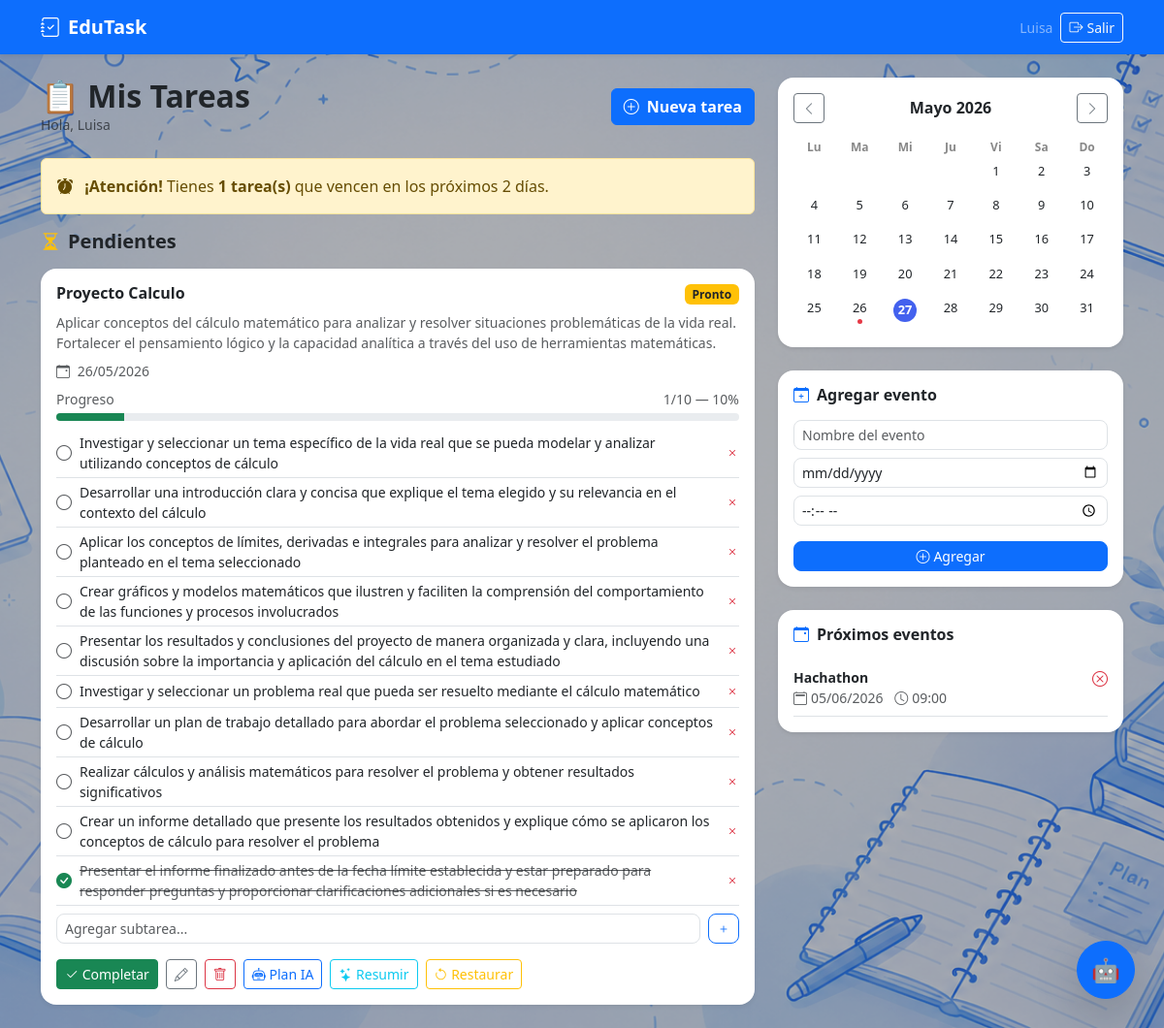
/dashboard (signed in), run on the app's committed database.
### database.py (models this page shows)
class Usuario(UserMixin, db.Model):
    __tablename__ = 'usuarios'
    id = db.Column(db.Integer, primary_key=True)
    nombre = db.Column(db.String(100), nullable=False)
    email = db.Column(db.String(150), unique=True, nullable=False)
    password = db.Column(db.String(200), nullable=False)
    tareas = db.relationship('Tarea', backref='usuario', lazy=True, cascade='all, delete-orphan')
    eventos = db.relationship('Evento', backref='usuario', lazy=True, cascade='all, delete-orphan')

class Tarea(db.Model):
    __tablename__ = 'tareas'
    id = db.Column(db.Integer, primary_key=True)
    titulo = db.Column(db.String(200), nullable=False)
    descripcion = db.Column(db.Text, nullable=True)
    fecha_limite = db.Column(db.Date, nullable=False)
    completada = db.Column(db.Boolean, default=False)
    fecha_creacion = db.Column(db.DateTime, default=datetime.utcnow)
    descripcion_original = db.Column(db.Text, nullable=True)
    usuario_id = db.Column(db.Integer, db.ForeignKey('usuarios.id'), nullable=False)
    subtareas = db.relationship('Subtarea', backref='tarea', lazy=True, cascade='all, delete-orphan')

class Subtarea(db.Model):
    __tablename__ = 'subtareas'
    id = db.Column(db.Integer, primary_key=True)
    titulo = db.Column(db.String(200), nullable=False)
    completada = db.Column(db.Boolean, default=False)
    tarea_id = db.Column(db.Integer, db.ForeignKey('tareas.id'), nullable=False)

class Evento(db.Model):
    __tablename__ = 'eventos'
    id = db.Column(db.Integer, primary_key=True)
    titulo = db.Column(db.String(200), nullable=False)
    fecha = db.Column(db.Date, nullable=False)
    hora = db.Column(db.String(10), nullable=True)
    usuario_id = db.Column(db.Integer, db.ForeignKey('usuarios.id'), nullable=False)

### app.py (the view)
@app.route('/dashboard')
@login_required
def dashboard():
    tareas_pendientes = Tarea.query.filter_by(
        usuario_id=current_user.id, completada=False
    ).order_by(Tarea.fecha_limite.asc()).all()
    tareas_completadas = Tarea.query.filter_by(
        usuario_id=current_user.id, completada=True
    ).all()
    hoy = date.today()
    pronto = hoy + timedelta(days=2)
    eventos = Evento.query.filter_by(usuario_id=current_user.id).all()
    fechas_eventos = [e.fecha.strftime('%Y-%m-%d') for e in eventos]
    fechas_entregas = [t.fecha_limite.strftime('%Y-%m-%d') for t in tareas_pendientes]
    return render_template('dashboard.html',
        tareas_pendientes=tareas_pendientes,
        tareas_completadas=tareas_completadas,
        hoy=hoy,
        pronto=pronto,
        eventos=eventos,
        fechas_eventos=fechas_eventos,
        fechas_entregas=fechas_entregas)

### app.py (called while the page is built)
@login_manager.user_loader
def cargar_usuario(user_id):
    return Usuario.query.get(int(user_id))

### templates/dashboard.html (shortened to what this page needs)
{% extends 'base.html' %}
{% block content %}
<div class="row g-4">
  <div class="col-lg-8">
    <div class="d-flex justify-content-between align-items-center mb-4">
      <div>
        <h2 class="fw-bold mb-0">📋 Mis Tareas</h2>
        <p class="text-muted small mb-0">Hola, {{ current_user.nombre }}</p>
      </div>
      <a href="{{ url_for('nueva_tarea') }}" class="btn btn-primary fw-bold">
        <i class="bi bi-plus-circle me-2"></i>Nueva tarea
      </a>
    </div>
    {% set urgentes = tareas_pendientes | selectattr('fecha_limite', 'le', pronto) | list %}
    {% if urgentes %}
    <div class="alert alert-warning" role="alert">
      <i class="bi bi-alarm-fill me-2"></i>
      <strong>¡Atención!</strong> Tienes <strong>{{ urgentes | length }} tarea(s)</strong> que vencen en los próximos 2 días.
    </div>
    {% endif %}
    <h5 class="fw-bold mb-3">
      <i class="bi bi-hourglass-split text-warning me-2"></i>Pendientes
    </h5>
    {% if tareas_pendientes %}
    <div class="row g-3 mb-4">
      {% for tarea in tareas_pendientes %}
        {% set total = tarea.subtareas | length %}
        {% set hechas = tarea.subtareas | selectattr('completada') | list | length %}
        {% set progreso = ((hechas / total) * 100) | int if total > 0 else 0 %}
        <div class="col-12">
          <div class="card border-0 shadow-sm rounded-4">
            <div class="card-body">
              <div class="d-flex justify-content-between align-items-start mb-2">
                <h6 class="fw-bold mb-0">{{ tarea.titulo }}</h6>
                {% if tarea.fecha_limite == hoy %}
                  <span class="badge bg-danger">¡Hoy!</span>
                {% elif tarea.fecha_limite <= pronto %}
                  <span class="badge bg-warning text-dark">Pronto</span>
                {% endif %}
              </div>
              {% if tarea.descripcion %}
                <p class="text-muted small mb-2">{{ tarea.descripcion }}</p>
              {% endif %}
              <p class="small text-muted mb-2">
                <i class="bi bi-calendar-event me-1"></i>
                {{ tarea.fecha_limite.strftime('%d/%m/%Y') }}
              </p>
              {% if total > 0 %}
              <div class="mb-2">
                <div class="d-flex justify-content-between small text-muted mb-1">
                  <span>Progreso</span>
                  <span>{{ hechas }}/{{ total }} — {{ progreso }}%</span>
                </div>
                <div class="progress" style="height: 8px;">
                  <div class="progress-bar bg-success" style="width: {{ progreso }}%;"></div>
                </div>
              </div>
              {% endif %}
              {% if tarea.subtareas %}
              <ul class="list-unstyled mb-2">
                {% for sub in tarea.subtareas %}
                <li class="d-flex align-items-center gap-2 py-1 border-bottom">
                  <a href="{{ url_for('completar_subtarea', id=sub.id) }}" class="text-decoration-none">
                    <i class="bi {% if sub.completada %}bi-check-circle-fill text-success{% else %}bi-circle text-muted{% endif %}"></i>
                  </a>
                  <span class="small {% if sub.completada %}text-decoration-line-through text-muted{% endif %}">
                    {{ sub.titulo }}
                  </span>
                  <a href="{{ url_for('eliminar_subtarea', id=sub.id) }}"
                     class="ms-auto text-danger text-decoration-none small">
                    <i class="bi bi-x"></i>
                  </a>
                </li>
                {% endfor %}
              </ul>
              {% endif %}
              <form action="{{ url_for('agregar_subtarea', tarea_id=tarea.id) }}" method="POST"
                    class="d-flex gap-2 mb-3">
                <input type="text" name="titulo" class="form-control form-control-sm rounded-3"
                       placeholder="Agregar subtarea..."/>
                <button type="submit" class="btn btn-outline-primary btn-sm rounded-3">
                  <i class="bi bi-plus"></i>
                </button>
              </form>
              <div class="d-flex gap-2 flex-wrap">
                <a href="{{ url_for('completar_tarea', id=tarea.id) }}" class="btn btn-success btn-sm">
                  <i class="bi bi-check2"></i> Completar
                </a>
                <a href="{{ url_for('editar_tarea', id=tarea.id) }}" class="btn btn-outline-secondary btn-sm">
                  <i class="bi bi-pencil"></i>
                </a>
                <a href="{{ url_for('eliminar_tarea', id=tarea.id) }}"
                   class="btn btn-outline-danger btn-sm"
                   onclick="return confirm('¿Eliminar esta tarea?')">
                  <i class="bi bi-trash"></i>
                </a>
                <form action="{{ url_for('generar_plan', tarea_id=tarea.id) }}" method="POST" class="d-inline">
                  <button type="submit" class="btn btn-outline-primary btn-sm"
                          onclick="return confirm('¿Generar plan con IA?')">
                    <i class="bi bi-robot"></i> Plan IA
                  </button>
                </form>
                <form action="{{ url_for('resumir_tarea', tarea_id=tarea.id) }}" method="POST" class="d-inline">
  <button type="submit" class="btn btn-outline-info btn-sm"
          onclick="return confirm('¿Resumir descripción con IA?')">
    <i class="bi bi-stars"></i> Resumir
  </button>
</form>
{% if tarea.descripcion_original %}
<a href="{{ url_for('restaurar_descripcion', tarea_id=tarea.id) }}"
   class="btn btn-outline-warning btn-sm">
  <i class="bi bi-arrow-counterclockwise"></i> Restaurar
</a>
{% endif %}
              </div>
            </div>
          </div>
        </div>
      {% endfor %}
    </div>
    {% else %}
    <div class="text-center text-muted py-5">
      <i class="bi bi-clipboard-check display-4 d-block mb-2 text-success"></i>
      <p class="fw-semibold">¡Sin tareas pendientes! 🎉</p>
      <a href="{{ url_for('nueva_tarea') }}" class="btn btn-primary btn-sm">Agregar tarea</a>
    </div>
    {% endif %}
  </div>
  <div class="col-lg-4">
    <div class="card border-0 shadow-sm rounded-4 mb-4">
      <div class="card-body">
        <div class="d-flex justify-content-between align-items-center mb-3">
          <button class="btn btn-sm btn-outline-secondary" id="btnAnterior">
            <i class="bi bi-chevron-left"></i>
          </button>
          <h6 class="fw-bold mb-0" id="mesAnio"></h6>
          <button class="btn btn-sm btn-outline-secondary" id="btnSiguiente">
            <i class="bi bi-chevron-right"></i>
          </button>
        </div>
        <div id="calendarHeader" class="text-center mb-1"></div>
        <div id="calendarDias" class="text-center"></div>
      </div>
    </div>
    <div class="card border-0 shadow-sm rounded-4 mb-4">
      <div class="card-body">
        <h6 class="fw-bold mb-3">
          <i class="bi bi-calendar-plus text-primary me-2"></i>Agregar evento
        </h6>
        <form action="{{ url_for('nuevo_evento') }}" method="POST">
          <div class="mb-2">
            <input type="text" name="titulo" class="form-control form-control-sm rounded-3"
                   placeholder="Nombre del evento" required/>
          </div>
          <div class="mb-2">
            <input type="date" name="fecha" class="form-control form-control-sm rounded-3" required/>
          </div>
          <div class="mb-3">
            <input type="time" name="hora" class="form-control form-control-sm rounded-3"/>
          </div>
          <button type="submit" class="btn btn-primary btn-sm w-100 rounded-3">
            <i class="bi bi-plus-circle me-1"></i>Agregar
          </button>
        </form>
      </div>
    </div>
    {% if eventos %}
    <div class="card border-0 shadow-sm rounded-4">
      <div class="card-body">
        <h6 class="fw-bold mb-3">
          <i class="bi bi-calendar-event text-primary me-2"></i>Próximos eventos
        </h6>
        {% for evento in eventos | sort(attribute='fecha') %}
        <div class="d-flex justify-content-between align-items-start border-bottom py-2">
          <div>
            <p class="mb-0 small fw-semibold">{{ evento.titulo }}</p>
            <p class="mb-0 small text-muted">
              <i class="bi bi-calendar2 me-1"></i>{{ evento.fecha.strftime('%d/%m/%Y') }}
              {% if evento.hora %}
                <i class="bi bi-clock me-1 ms-2"></i>{{ evento.hora }}
              {% endif %}
            </p>
          </div>
          <a href="{{ url_for('eliminar_evento', id=evento.id) }}"
             class="text-danger text-decoration-none ms-2">
            <i class="bi bi-x-circle"></i>
          </a>
        </div>
        {% endfor %}
      </div>
    </div>
    {% endif %}
  </div>
</div>
<button class="btn btn-primary rounded-circle shadow-lg"
        style="position:fixed; bottom:30px; right:30px; width:60px; height:60px; font-size:1.5rem; z-index:9999;"
        onclick="document.getElementById('chatModal').style.display='flex'">
  🤖
</button>
{% endblock %}

### templates/base.html (shortened to what this page needs)
<!DOCTYPE html>
<html lang="es">
<head>
  <link href="https://cdn.jsdelivr.net/npm/bootstrap@5.3.3/dist/css/bootstrap.min.css" rel="stylesheet"/>
  <link href="https://cdn.jsdelivr.net/npm/bootstrap-icons@1.11.3/font/bootstrap-icons.min.css" rel="stylesheet"/>
</head>
<body class="bg-light">
  <nav class="navbar navbar-expand-lg navbar-dark bg-primary shadow-sm">
    <div class="container">
      <a class="navbar-brand fw-bold" href="{{ url_for('index') }}">
        <i class="bi bi-journal-check me-2"></i>EduTask
      </a>
      <div class="ms-auto d-flex gap-2 align-items-center">
        {% if current_user.is_authenticated %}
          <span class="text-white-50 small">{{ current_user.nombre }}</span>
          <a href="{{ url_for('logout') }}" class="btn btn-outline-light btn-sm">
            <i class="bi bi-box-arrow-right me-1"></i>Salir
          </a>
        {% else %}
          <a href="{{ url_for('login') }}" class="btn btn-outline-light btn-sm">Iniciar sesión</a>
          <a href="{{ url_for('registro') }}" class="btn btn-light btn-sm fw-bold">Registrarse</a>
        {% endif %}
      </div>
    </div>
  </nav>
  <div class="container mt-4">
    {% block content %}{% endblock %}
  </div>
</body>
</html>

### data on the page
Usuario: nombre "Luisa"
Tarea: titulo "Proyecto Calculo", shows "Pronto", descripcion "Aplicar conceptos del cálculo matemático para analizar y resolver situaciones problemáticas de la vida real. Fortalecer el pensamiento lógico y la capacidad analítica a través del uso de herramientas matemáticas.", fecha_limite "26/05/2026", hechas "1", total "10", progreso "10"
Subtarea: completada False (drawn), titulo "Investigar y seleccionar un tema específico de la vida real que se pueda modelar y analizar utilizando conceptos de cálculo"
Subtarea: completada False (drawn), titulo "Desarrollar una introducción clara y concisa que explique el tema elegido y su relevancia en el contexto del cálculo"
Subtarea: completada False (drawn), titulo "Aplicar los conceptos de límites, derivadas e integrales para analizar y resolver el problema planteado en el tema seleccionado"
Subtarea: completada False (drawn), titulo "Crear gráficos y modelos matemáticos que ilustren y faciliten la comprensión del comportamiento de las funciones y procesos involucrados"
Subtarea: completada False (drawn), titulo "Presentar los resultados y conclusiones del proyecto de manera organizada y clara, incluyendo una discusión sobre la importancia y aplicación del cálculo en el tema estudiado"
Subtarea: completada False (drawn), titulo "Investigar y seleccionar un problema real que pueda ser resuelto mediante el cálculo matemático"
Subtarea: completada False (drawn), titulo "Desarrollar un plan de trabajo detallado para abordar el problema seleccionado y aplicar conceptos de cálculo"
Subtarea: completada False (drawn), titulo "Realizar cálculos y análisis matemáticos para resolver el problema y obtener resultados significativos"
Subtarea: completada False (drawn), titulo "Crear un informe detallado que presente los resultados obtenidos y explique cómo se aplicaron los conceptos de cálculo para resolver el problema"
Subtarea: completada True (drawn), titulo "Presentar el informe finalizado antes de la fecha límite establecida y estar preparado para responder preguntas y proporcionar clarificaciones adicionales si es necesario"
Evento: titulo "Hachathon", fecha "05/06/2026", hora "09:00"

### other printed values
{{ urgentes | length }} "1"
